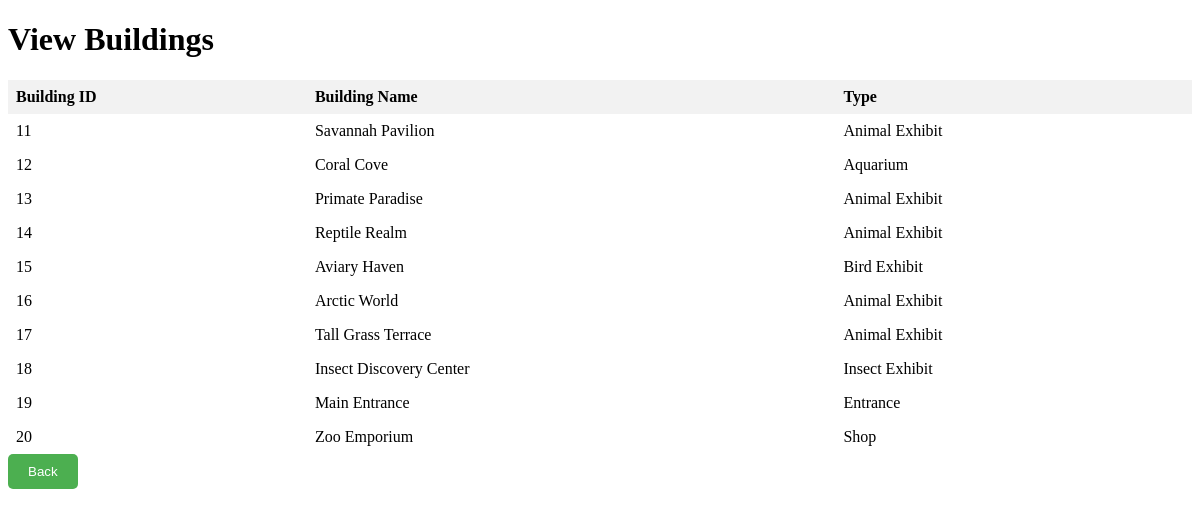
Screenshot of /view-building.php with the database file from the repository.
### tables this page shows
CREATE TABLE `buildings` (
  `building_id` int(11) NOT NULL,
  `Bname` varchar(255) NOT NULL,
  `type` varchar(255) NOT NULL
);

### view-building.php (the view, shortened to what this page needs)
<?php
include 'connection.php';
$sql = "SELECT * FROM buildings";
  $result = mysqli_query($conn, $sql);
?>
<!DOCTYPE html>
<html>
<head>
</head>
<body>
  <h1>View Buildings</h1>
  <?php
  if (mysqli_num_rows($result) > 0) {
    echo "<table><tr><th>Building ID</th><th>Building Name</th><th>Type</th></tr>";
    while($row = mysqli_fetch_assoc($result)) {
      $building_id = $row['building_id'];
      $Bname = $row['Bname'];
      $type = $row['type'];
      if (!empty($enclosure_id)) {
        echo "<tr><td>$building_id</td><td>$Bname</td><td>$type</td></tr>";
      } else {
        echo "<tr><td>$building_id</td><td>$Bname</td><td>$type</td></tr>";
      }
    }
    echo "</table>";
  } else {
    echo "No items found ";
  }
  ?>
<button onclick="window.location.href='admin.php'">Back</button>
</body>
</html>

### view-building.php (style rules this page uses)
table { border-collapse: collapse; width: 100%; }
th, td { text-align: left; padding: 8px; }
th { background-color: #f2f2f2; }
button { background-color: #4CAF50; color: white; padding: 10px 20px; border: none; border-radius: 5px; cursor: pointer; }

### rows the page displays
buildings: building_id "11", Bname "Savannah Pavilion", type "Animal Exhibit"
buildings: building_id "12", Bname "Coral Cove", type "Aquarium"
buildings: building_id "13", Bname "Primate Paradise", type "Animal Exhibit"
buildings: building_id "14", Bname "Reptile Realm", type "Animal Exhibit"
buildings: building_id "15", Bname "Aviary Haven", type "Bird Exhibit"
buildings: building_id "16", Bname "Arctic World", type "Animal Exhibit"
buildings: building_id "17", Bname "Tall Grass Terrace", type "Animal Exhibit"
buildings: building_id "18", Bname "Insect Discovery Center", type "Insect Exhibit"
buildings: building_id "19", Bname "Main Entrance", type "Entrance"
buildings: building_id "20", Bname "Zoo Emporium", type "Shop"
